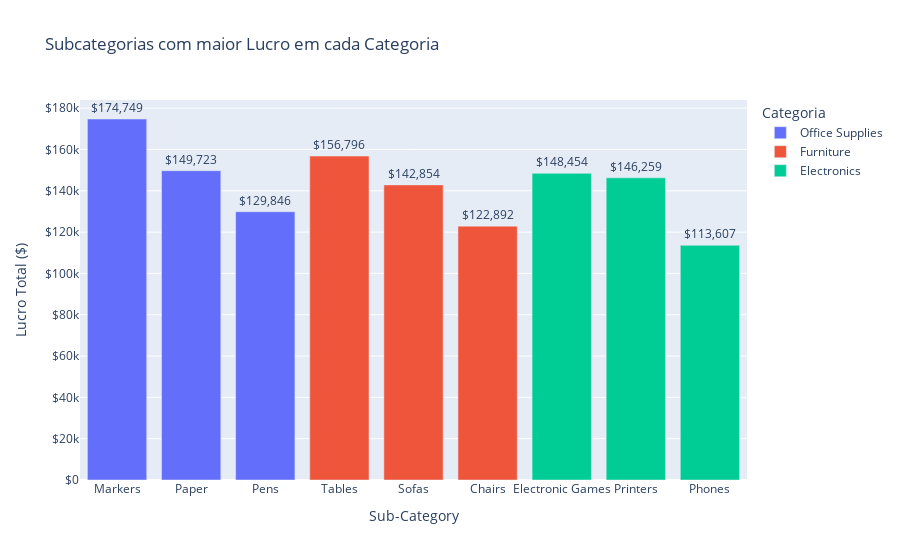

This figure's notebook cell:
### Markdown cell above
##### Questão de negócio 2 - Quais subcategorias têm o maior lucro dentro de cada categoria?

### Code cell
# Agrupando por categoria e subcategoria, somando seu lucro total
lucro_por_subcategoria = df.groupby(['Category', 'Sub-Category'])['Profit'].sum().reset_index()

# Encontrando a subcategoria com maior lucro em cada categoria
top_subcategorias = lucro_por_subcategoria.sort_values('Profit', ascending=False).groupby('Category').head(3)

# Mostrando os resultados em tabela
print("Subcategorias com maior lucro em cada categoria:")
display(top_subcategorias)

# Criando visualização
fig = px.bar(
    top_subcategorias,
    x='Sub-Category',
    y='Profit',
    color='Category',
    title='Subcategorias com maior Lucro em cada Categoria',
    labels={'Profit': 'Lucro Total ($)', 'Category': 'Categoria'},
    text='Profit'
)

# Ajustando formatação
fig.update_traces(texttemplate='$%{text:,.0f}', textposition='outside')
fig.update_layout(yaxis_tickprefix='$')

# Mostrando o gráfico
fig.show()

### Figure 1 — Plotly figure (JSON) as saved in the notebook; plotly's stock layout.template omitted (floating-point values rounded to 4 significant figures)
{"data": [{"hovertemplate": "Categoria=Office Supplies<br>Sub-Category=%{x}<br>Lucro Total ($)=%{text}<extra></extra>", "legendgroup": "Office Supplies", "marker": {"color": "#636efa", "pattern": {"shape": ""}}, "name": "Office Supplies", "orientation": "v", "showlegend": true, "text": [174700.0, 149700.0, 129800.0], "textposition": "outside", "texttemplate": "$%{text:,.0f}", "type": "bar", "x": ["Markers", "Paper", "Pens"], "xaxis": "x", "y": [174749, 149723, 129846], "yaxis": "y"}, {"hovertemplate": "Categoria=Furniture<br>Sub-Category=%{x}<br>Lucro Total ($)=%{text}<extra></extra>", "legendgroup": "Furniture", "marker": {"color": "#EF553B", "pattern": {"shape": ""}}, "name": "Furniture", "orientation": "v", "showlegend": true, "text": [156800.0, 142900.0, 122900.0], "textposition": "outside", "texttemplate": "$%{text:,.0f}", "type": "bar", "x": ["Tables", "Sofas", "Chairs"], "xaxis": "x", "y": [156796, 142854, 122892], "yaxis": "y"}, {"hovertemplate": "Categoria=Electronics<br>Sub-Category=%{x}<br>Lucro Total ($)=%{text}<extra></extra>", "legendgroup": "Electronics", "marker": {"color": "#00cc96", "pattern": {"shape": ""}}, "name": "Electronics", "orientation": "v", "showlegend": true, "text": [148500.0, 146300.0, 113600.0], "textposition": "outside", "texttemplate": "$%{text:,.0f}", "type": "bar", "x": ["Electronic Games", "Printers", "Phones"], "xaxis": "x", "y": [148454, 146259, 113607], "yaxis": "y"}], "layout": {"barmode": "relative", "legend": {"title": {"text": "Categoria"}, "tracegroupgap": 0}, "title": {"text": "Subcategorias com maior Lucro em cada Categoria"}, "xaxis": {"anchor": "y", "domain": [0, 1], "title": {"text": "Sub-Category"}}, "yaxis": {"anchor": "x", "domain": [0, 1], "tickprefix": "$", "title": {"text": "Lucro Total ($)"}}}}
